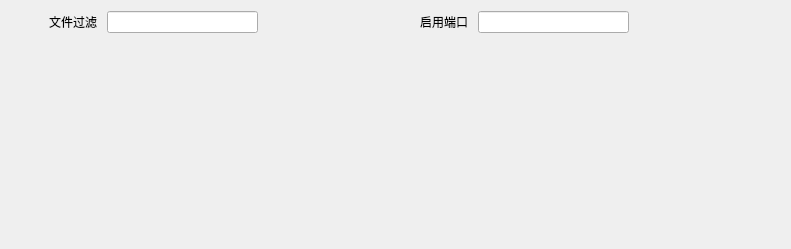
<?xml version="1.0" encoding="UTF-8"?>
<ui version="4.0">
 <class>Form</class>
 <widget class="QWidget" name="Form">
  <property name="geometry">
   <rect>
    <x>0</x>
    <y>0</y>
    <width>791</width>
    <height>249</height>
   </rect>
  </property>
  <property name="windowTitle">
   <string>Form</string>
  </property>
  <property name="styleSheet">
   <string notr="true">QPushButton{background:transparent;border:none;padding:3px}
QPushButton:hover{background:lightgray}
QLabel, QLineEdit{font-family: 微软雅黑}</string>
  </property>
  <layout class="QHBoxLayout" name="horizontalLayout_3">
   <property name="spacing">
    <number>0</number>
   </property>
   <item>
    <layout class="QVBoxLayout" name="verticalLayout">
     <item>
      <widget class="QPushButton" name="pushButton">
       <property name="text">
        <string/>
       </property>
       <property name="icon">
        <iconset resource="../sources/ide_sources.qrc">
         <normaloff>:/icon/运行，调试.svg</normaloff>:/icon/运行，调试.svg</iconset>
       </property>
       <property name="checkable">
        <bool>true</bool>
       </property>
      </widget>
     </item>
     <item>
      <widget class="QPushButton" name="pushButton_3">
       <property name="text">
        <string/>
       </property>
       <property name="icon">
        <iconset resource="../sources/ide_sources.qrc">
         <normaloff>:/icon/重新开始,恢复_jurassic.svg</normaloff>:/icon/重新开始,恢复_jurassic.svg</iconset>
       </property>
       <property name="checkable">
        <bool>true</bool>
       </property>
      </widget>
     </item>
     <item>
      <widget class="QPushButton" name="pushButton_2">
       <property name="text">
        <string/>
       </property>
       <property name="icon">
        <iconset resource="../sources/ide_sources.qrc">
         <normaloff>:/icon/停止.svg</normaloff>:/icon/停止.svg</iconset>
       </property>
       <property name="checkable">
        <bool>true</bool>
       </property>
      </widget>
     </item>
     <item>
      <widget class="QPushButton" name="pushButton_4">
       <property name="text">
        <string/>
       </property>
       <property name="icon">
        <iconset resource="../sources/ide_sources.qrc">
         <normaloff>:/icon/扳手.svg</normaloff>:/icon/扳手.svg</iconset>
       </property>
      </widget>
     </item>
     <item>
      <widget class="QPushButton" name="pushButton_5">
       <property name="text">
        <string/>
       </property>
       <property name="icon">
        <iconset resource="../sources/ide_sources.qrc">
         <normaloff>:/icon/清空.svg</normaloff>:/icon/清空.svg</iconset>
       </property>
      </widget>
     </item>
     <item>
      <spacer name="verticalSpacer">
       <property name="orientation">
        <enum>Qt::Vertical</enum>
       </property>
       <property name="sizeHint" stdset="0">
        <size>
         <width>20</width>
         <height>40</height>
        </size>
       </property>
      </spacer>
     </item>
    </layout>
   </item>
   <item>
    <layout class="QVBoxLayout" name="verticalLayout_2">
     <item>
      <layout class="QHBoxLayout" name="horizontalLayout">
       <property name="spacing">
        <number>10</number>
       </property>
       <item>
        <widget class="QLabel" name="label">
         <property name="text">
          <string>文件过滤</string>
         </property>
        </widget>
       </item>
       <item>
        <widget class="QLineEdit" name="lineEdit">
         <property name="clearButtonEnabled">
          <bool>true</bool>
         </property>
        </widget>
       </item>
       <item>
        <spacer name="horizontalSpacer">
         <property name="orientation">
          <enum>Qt::Horizontal</enum>
         </property>
         <property name="sizeHint" stdset="0">
          <size>
           <width>40</width>
           <height>20</height>
          </size>
         </property>
        </spacer>
       </item>
       <item>
        <widget class="QLabel" name="label_2">
         <property name="text">
          <string>启用端口</string>
         </property>
        </widget>
       </item>
       <item>
        <widget class="QLineEdit" name="lineEdit_2">
         <property name="clearButtonEnabled">
          <bool>true</bool>
         </property>
        </widget>
       </item>
       <item>
        <spacer name="horizontalSpacer_2">
         <property name="orientation">
          <enum>Qt::Horizontal</enum>
         </property>
         <property name="sizeHint" stdset="0">
          <size>
           <width>40</width>
           <height>20</height>
          </size>
         </property>
        </spacer>
       </item>
      </layout>
     </item>
     <item>
      <widget class="WebServerConsole" name="textBrowser" native="true"/>
     </item>
    </layout>
   </item>
  </layout>
 </widget>
 <customwidgets>
  <customwidget>
   <class>WebServerConsole</class>
   <extends>QWidget</extends>
   <header location="global">widgets.bottom_control.web_server_lexer</header>
   <container>1</container>
  </customwidget>
 </customwidgets>
 <resources>
  <include location="../sources/ide_sources.qrc"/>
 </resources>
 <connections/>
</ui>
